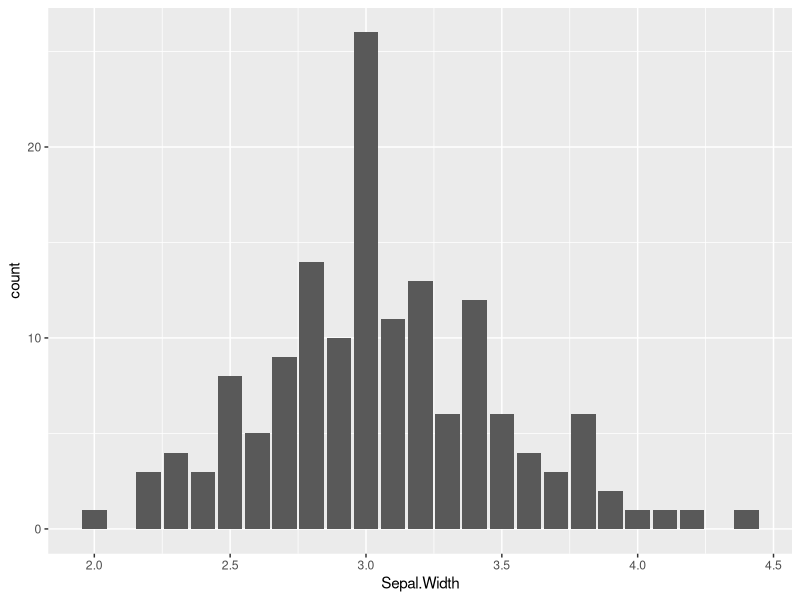
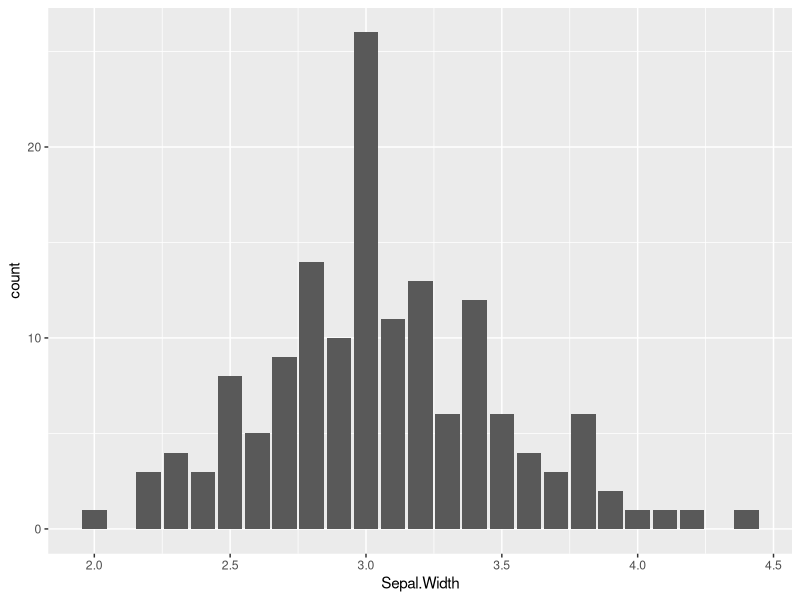
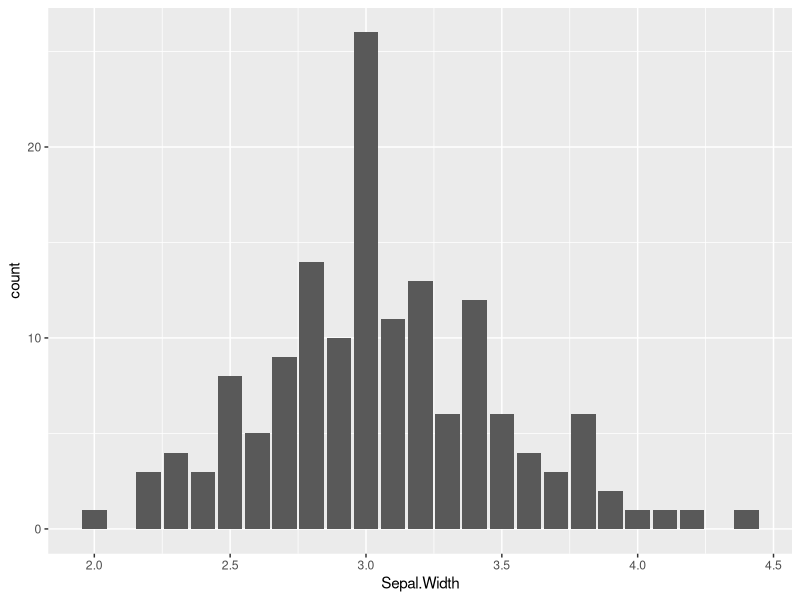
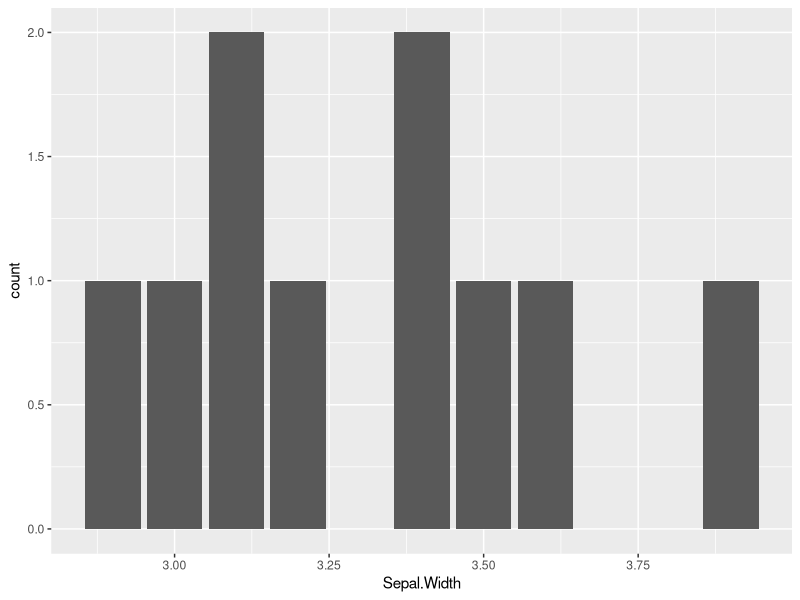
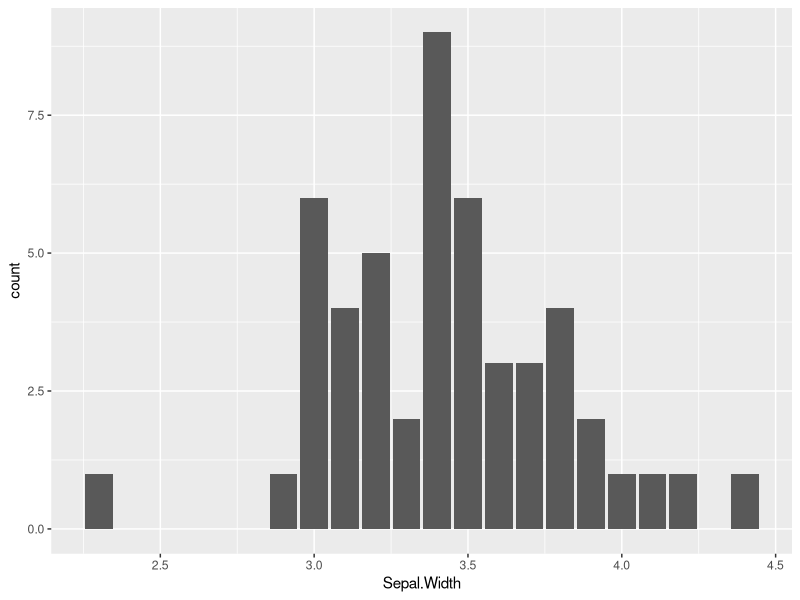
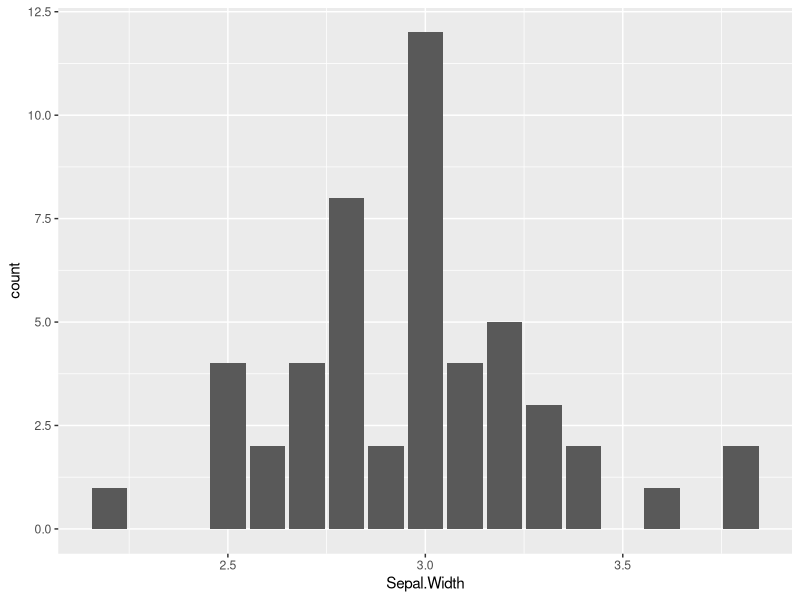
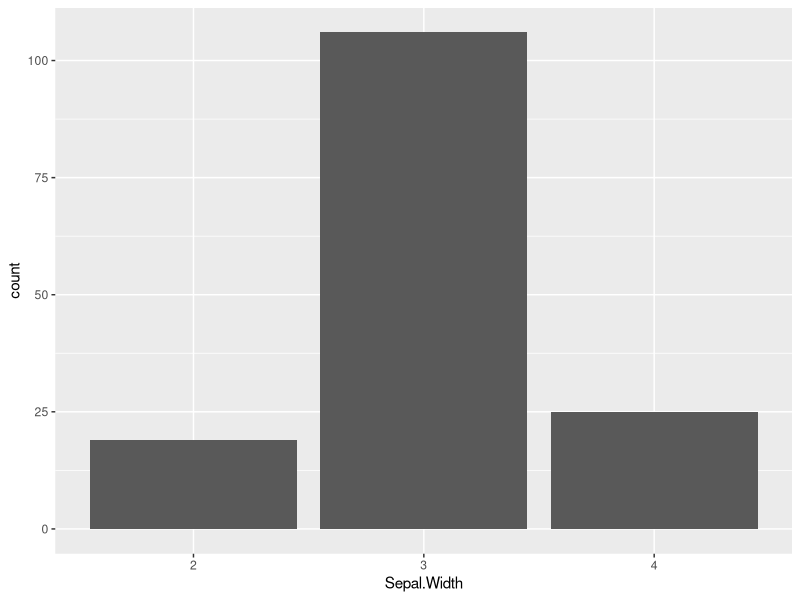
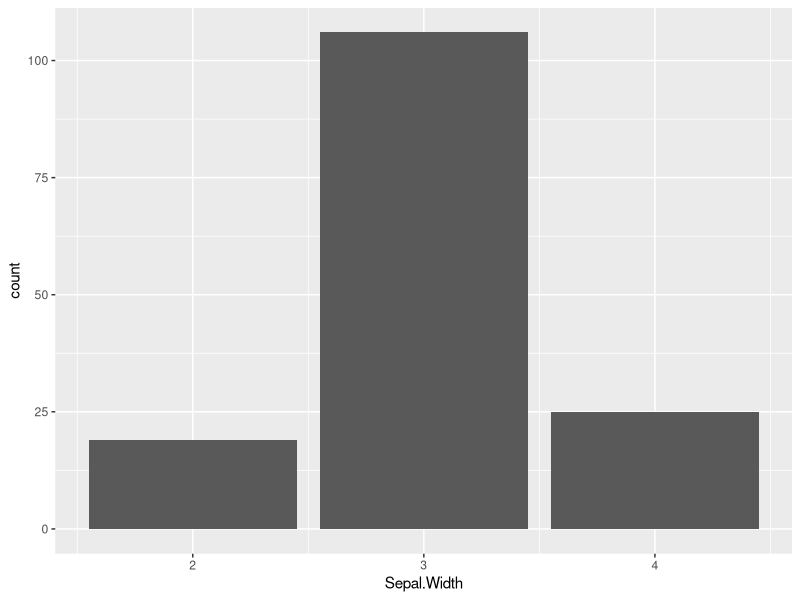

Write R code to recreate these figures, in order.
## ---- chunk 1

   library(ggplot2)
   head(iris)
   
## ---- chunk 2

   lapply(iris, class)
   
## ---- chunk 3

   ggplot(iris, aes(x = Sepal.Width)) +
   geom_bar()  

## ---- chunk 4

   ggplot(iris, aes(x = Sepal.Width)) +
   geom_bar()  
   
## ---- chunk 5

   plot <- ggplot(iris, aes(x = Sepal.Width)) 
   plot <- plot + geom_bar()  

## ---- chunk 6

   plot

## ---- chunk 7

   ggplot(iris[1:10, ], aes(x = Sepal.Width)) +
   geom_bar()  

## ---- chunk 8

   ggplot(subset(iris, Species == "setosa"), aes(x = Sepal.Width)) +
   geom_bar()  

## ---- chunk 9

   library(dplyr)
   
   iris %>%
   filter(Species == "virginica") %>%

   ggplot(aes(x = Sepal.Width)) +
   geom_bar()  

## ---- chunk 10

  iris %>%
  mutate(Sepal.Width = factor(round(Sepal.Width, 0))) %>%
  
  ggplot(aes(x = Sepal.Width)) +
  geom_bar() 

## ---- chunk 11

  iris %>%
  mutate(Sepal.Width = round(Sepal.Width, 0)) %>%
  
  ggplot(aes(x = Sepal.Width)) +
  geom_bar() 

## ---- chunk 12

 
  ggplot(iris, aes(x = Sepal.Width, y = Sepal.Length)) +
  geom_point() 

## ---- chunk 13

 
  ggplot(iris, aes(x = Sepal.Width, y = Sepal.Length, color = Species)) +
  geom_point() 

## ---- chunk 14

 
  ggplot(iris, aes(x = Sepal.Width, y = Sepal.Length, size = Species)) +
  geom_point() 

## ---- chunk 15

 
  ggplot(iris, aes(x = Sepal.Width, y = Sepal.Length, shape = Species)) +
  geom_point() 

## ---- chunk 16

 
  ggplot(iris, aes(x = Sepal.Width, y = Sepal.Length, 
                   shape = Species, color = Sepal.Length, size = Sepal.Width)) +
  geom_point() 

## ---- chunk 17

 
  ggplot(mpg, aes(x = cty, y = hwy, shape = drv, color = class, size = cyl)) +
  geom_point() 

## ---- chunk 18

 
  ggplot(mpg, aes(x = cty, y = hwy, shape = drv, color = class)) +
  geom_point() +
  facet_wrap(~cyl)

## ---- chunk 19

 
  ggplot(mpg, aes(x = cty, y = hwy, color = cyl)) +
  geom_point() 

## ---- chunk 20

 
  ggplot(mpg, aes(x = cty, y = hwy, color = cyl)) +
  geom_point(color = "red") 

## ---- chunk 21

 
  ggplot(mpg, aes(x = cty, y = hwy)) +
  geom_point(aes(color = cyl)) 

## ---- chunk 22

 
  ggplot(mpg, aes(x = cty, y = hwy, color = cyl)) +
  geom_point() +
  geom_point(data = mpg[1:10, ], color = "red") 

## ---- chunk 23

 
  ggplot(iris, aes(x = Sepal.Width, y = Sepal.Length)) +
  geom_point() 

## ---- chunk 24

 
  ggplot(iris, aes(x = Sepal.Width, y = Sepal.Length)) +
  geom_jitter() 

## ---- chunk 25

 
  ggplot(iris, aes(x = Sepal.Width, y = Sepal.Length)) +
  geom_jitter(size = 3.5, alpha = 0.5) 

## ---- chunk 26

 
  ggplot(iris, aes(x = Sepal.Width, y = Sepal.Length, color = Species)) +
  geom_jitter(size = 3.5, alpha = 0.5) 

## ---- chunk 27

 
  ggplot(iris, aes(x = Sepal.Width, y = Sepal.Length, color = Species)) +
  geom_jitter(size = 3.5, alpha = 0.5) +
  geom_smooth(method = "lm", se = FALSE)

## ---- chunk 28

 
  ggplot(iris, aes(x = Sepal.Width, y = Sepal.Length, color = Species)) +
  geom_jitter(size = 3.5, alpha = 0.5) +
  geom_smooth(method = "lm", se = FALSE, color = "black")

## ---- chunk 29

 
  ggplot(iris, aes(x = Sepal.Width, y = Sepal.Length, color = Species)) +
  geom_jitter(size = 3.5, alpha = 0.5) +
  geom_smooth(method = "lm", se = FALSE) +
  geom_smooth(method = "lm", se = FALSE, color = "black") 


## ---- chunk 30

  ggplot(mpg, aes(x = drv, y = class)) +
  geom_jitter(alpha = 0.5, position = position_jitter(width = 0.2, 
                                                      height = 0.2)) 
  
## ---- chunk 31

  ggplot(mpg, aes(x = drv, y = class, color = year)) +
  geom_jitter(alpha = 0.5, position = position_jitter(width = 0.2, 
                                                      height = 0.2)) 
 
  
## ---- chunk 32

  ggplot(mpg, aes(x = drv, y = class, color = factor(year))) +
  geom_jitter(alpha = 0.5, position = position_jitter(width = 0.2, 
                                                      height = 0.2)) 
 
  
## ---- chunk 33

 
  ggplot(iris, aes(x = Species, y = Sepal.Length)) +
  geom_boxplot() 
  

## ---- chunk 34

 
  ggplot(iris, aes(x = Species, y = Sepal.Length)) +
  geom_jitter() +
  geom_boxplot() 
  

## ---- chunk 35

  ggplot(iris, aes(x = Species, y = Sepal.Length)) +
  geom_jitter(position = position_jitter(width = 0.2, height = 0.1)) +
  geom_boxplot(alpha = 0.5) 
  
## ---- chunk 36

  ggplot(iris, aes(x = Species, y = Sepal.Length, color = Species)) +
  geom_jitter(position = position_jitter(width = 0.2, height = 0.1), 
              outlier.shape = NA) +
  geom_boxplot(alpha = 0.5) 
  
## ---- chunk 37

  ggplot(iris, aes(x = Species, y = Sepal.Length, color = Species, 
                   fill = Species)) +
  geom_jitter(position = position_jitter(width = 0.2, height = 0.1)) +
  geom_boxplot(alpha = 0.5, outlier.shape = NA) 
  
## ---- chunk 38

  ggplot(iris, aes(x = Species, y = Sepal.Length, color = Species, 
                   fill = Species)) +
  geom_violin(alpha = 0.5) 
  
## ---- chunk 39

  ggplot(economics, aes(x = date, y = pop)) +
  geom_line() 
  
## ---- chunk 40
  
  ggplot(Orange, aes(x = age, y = circumference)) +
  geom_line()
 
## ---- chunk 41
  
  ggplot(Orange, aes(x = age, y = circumference, group = Tree)) +
  geom_line()
 
## ---- chunk 42
  
  ggplot(Orange, aes(x = age, y = circumference, group = Tree, color = Tree)) +
  geom_line()
 
## ---- chunk 43
  
  ggplot(Orange, aes(x = age, y = circumference, group = Tree, 
                     linetype = Tree, color = Tree)) +
  geom_line()
 
## ---- chunk 44
  
  ggplot(Orange, aes(x = age, y = circumference, group = Tree, 
                     linetype = Tree, color = Tree)) +
  geom_point() +
  geom_smooth(method = "lm", se = FALSE)
 
## ---- chunk 45
  
  ggplot(Orange, aes(x = age, y = circumference, group = Tree, 
                     linetype = Tree, color = Tree)) +
  geom_point() +
  geom_smooth(se = FALSE)
 
## ---- chunk 46

  ggplot(mpg, aes(x = factor(cyl))) +
  geom_bar()
  
## ---- chunk 47

  ggplot(mpg, aes(x = factor(cyl))) +
  geom_bar() +
  coord_flip()
  
## ---- chunk 48

  mpg %>%
  group_by(cyl) %>%
  summarize(total = n()) %>%
  mutate(cyl = factor(cyl)) %>%
  mutate(cyl = reorder(cyl, total, max)) 
  
## ---- chunk 49

  mpg %>%
  group_by(cyl) %>%
  summarize(total = n()) %>%
  mutate(cyl = factor(cyl)) %>%
  mutate(cyl = reorder(cyl, total, max)) %>%
  
  ggplot(aes(x = cyl, y = total)) +
  geom_bar(stat = "identity") +
  coord_flip()
  
## ---- chunk 50

  ggplot(mpg, aes(x = interaction(factor(cyl), class))) +
  geom_bar() +
  coord_flip()
  
## ---- chunk 51

  ggplot(mpg, aes(x = factor(cyl), fill = class)) +
  geom_bar()
  
## ---- chunk 52

  ggplot(mpg, aes(x = factor(cyl), fill = class)) +
  geom_bar(position = "dodge")
  
## ---- chunk 53

  ggplot(mpg, aes(x = factor(cyl), y = cty)) +
  geom_bar(stat = "identity")
  
## ---- chunk 54

  mpg %>%
  group_by(cyl) %>%
  summarize(meancty = mean(cty)) 
   
## ---- chunk 55

  mpg %>%
  group_by(cyl) %>%
  summarize(meancty = mean(cty)) %>%
   
  ggplot(aes(x = factor(cyl), y = meancty)) +
  geom_bar(stat = "identity")
  
